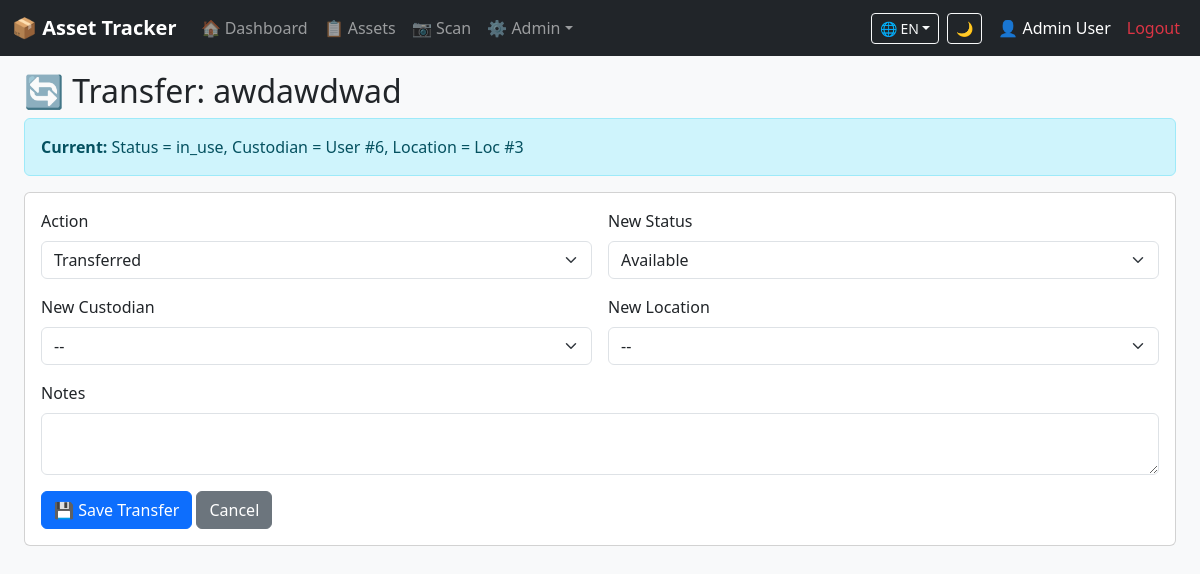
The app's page /assets/transfer.php?id=12 (signed in) with its own data.
### tables this page shows
CREATE TABLE `assets` (
  `id` int(11) NOT NULL,
  `asset_code` varchar(50) NOT NULL,
  `name` varchar(200) NOT NULL,
  `category_id` int(11) DEFAULT NULL,
  `location_id` int(11) DEFAULT NULL,
  `custodian_id` int(11) DEFAULT NULL,
  `description` text DEFAULT NULL,
  `purchase_date` date DEFAULT NULL,
  `service_date` date DEFAULT NULL,
  `expiry_date` date DEFAULT NULL,
  `status` enum('available','in_use','under_service','lost','disposed') DEFAULT 'available',
  `qr_path` varchar(255) DEFAULT NULL,
  `created_at` timestamp NULL DEFAULT current_timestamp(),
  `deleted_at` timestamp NULL DEFAULT NULL,
  `purchase_price` decimal(10,2) DEFAULT 0.00
);

### config.php (called while the page is built, shortened)
<?php
function e($s) { return htmlspecialchars($s ?? '', ENT_QUOTES, 'UTF-8'); }

### assets/transfer.php (the view, shortened to what this page needs)
<?php require '../header.php';
$id = (int)($_GET['id'] ?? 0);
$stmt = $pdo->prepare("SELECT * FROM assets WHERE id=?"); $stmt->execute([$id]); $asset = $stmt->fetch();
?>
<h2>🔄 Transfer: <?= e($asset['name']) ?></h2>
<div class="alert alert-info"><b>Current:</b> Status = <?= e($asset['status']) ?>, Custodian = <?= e($asset['custodian_id'] ? 'User #'.$asset['custodian_id'] : 'None') ?>, Location = <?= e($asset['location_id'] ? 'Loc #'.$asset['location_id'] : 'None') ?></div>
<form method="POST" class="card p-3"><div class="row g-3">
<div class="col-md-6"><label class="form-label">Action</label><select name="action" class="form-select"><option value="transferred">Transferred</option></select></div>
<div class="col-md-6"><label class="form-label">New Status</label><select name="new_status" class="form-select"><option value="available">Available</option></select></div>
<div class="col-md-6"><label class="form-label">New Custodian</label><select name="to_user_id" class="form-select"><option value="">--</option></select></div>
<div class="col-md-6"><label class="form-label">New Location</label><select name="to_location_id" class="form-select"><option value="">--</option></select></div>
<div class="col-12"><label class="form-label">Notes</label><textarea name="notes" class="form-control" rows="2"></textarea></div>
</div>
<div class="mt-3"><button class="btn btn-primary">💾 Save Transfer</button> <a href="view.php?id=<?= $id ?>" class="btn btn-secondary">Cancel</a></div>
</form>
<?php require '../footer.php';

### header.php (style rules this page uses)
body { padding-bottom:50px }

### records on screen
assets: name "awdawdwad", status "in_use", custodian "User #6", location "Loc #3"

### other values on screen
__('dashboard') "Dashboard"
__('assets') "Assets"
$_SESSION['lang'] "EN"
$_SESSION['user_name'] "Admin User"
__('logout') "Logout"
